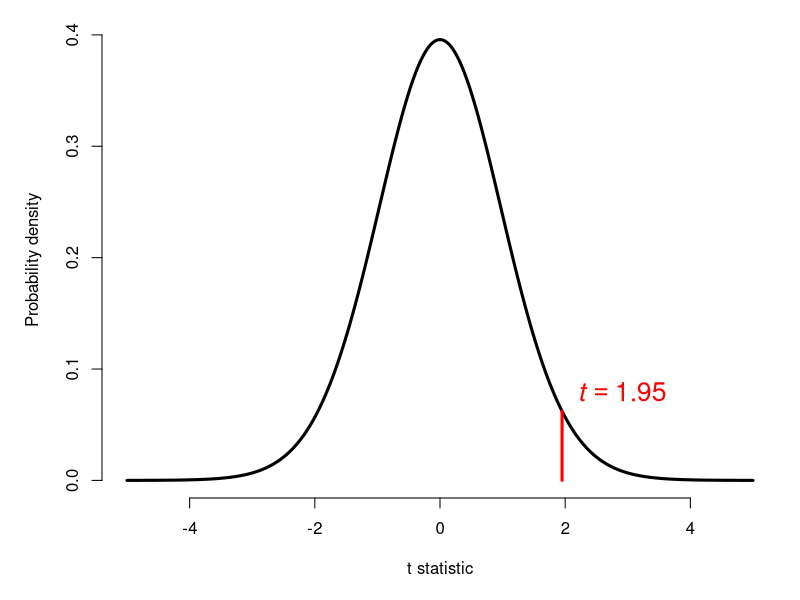
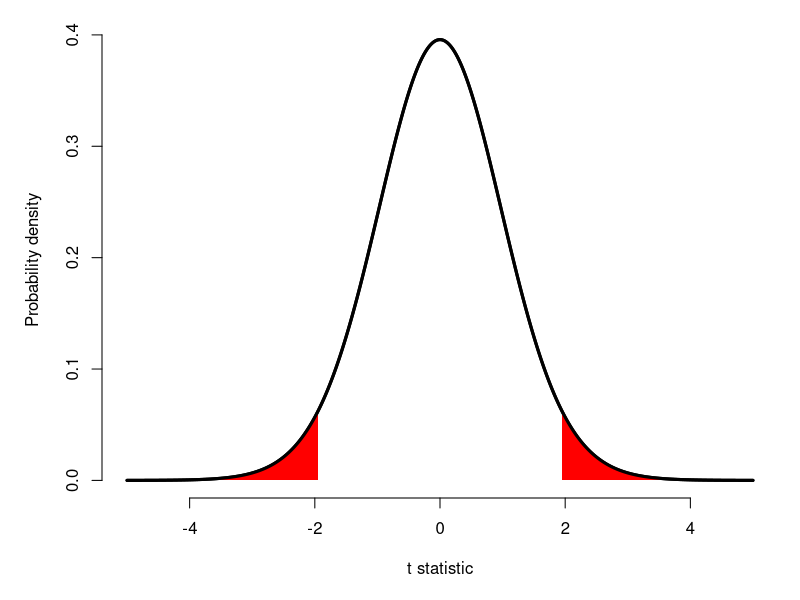

Reproduce these figures in R, in order.
## ---- chunk 1
# simulate some values with nominal mean 5 and sd 3
set.seed(123)
a <- rnorm(20, 5, 3)

# 1 sample 1 tailed t-test
# Example 1: Is the underlying mean <= 0?
t.test(a, alternative="greater")
## ---- chunk 2
# Example 2: Is the underlying mean <= 4?
t.test(a, alternative="greater", mu=4)
## ---- chunk 3
# Example 3: Is the underlying mean >= 5.5?
t.test(a, alternative="less", mu=5.5)
## ---- chunk 4
# simulate data
set.seed(123)
a <- rnorm(20, 3, 1)

# 1 sample 2-tailed t-test:
## Example 1: mu = 0 (default)
t.test(a)
## ---- chunk 5
# simulate data
set.seed(123)
a <- rnorm(20, 3, 1)

# 1 sample 2-tailed t-test:
## Example 2: mu = 5
t.test(a, mu=5)
## ---- chunk 6
#| echo: false
#| fig.width: 8
#| fig.height: 6
x <- seq(-5, 5, by=0.01)
y <- dt(x, 31.2)
par(mar=c(5.1, 5.1, 1.1, 1.1), bty="n")
plot(x,y, type="l", lwd=3,
     ylab="Probability density", xlab="t statistic")
segments(1.95, 0, 1.95, dt(1.95, 31.2), lwd=3, col="red")
text(2.2, 0.08, expression(italic(t)==1.95), adj=0, col="red", cex=1.6)
## ---- chunk 7
#| echo: false
#| fig.width: 8
#| fig.height: 6

x1 <- seq(-5, -1.95, length=200)
x2 <- seq(1.95, 5, length=200)
y1 <- dt(x1, 31.2)
y2 <- dt(x2, 31.2)
y0 <- rep(0, 200)

par(mar=c(5.1, 5.1, 1.1, 1.1), bty="n")
plot(x,y, type="l", lwd=3,
     ylab="Probability density", xlab="t statistic")
polygon(x=c(x1, rev(x1)), y=c(y1, y0), border=NA, col="red")
polygon(x=c(x2, rev(x2)), y=c(y2, y0), border=NA, col="red")
points(x,y, type="l", lwd=3)
## ---- chunk 8
# simulate data
set.seed(42)
a <- rnorm(100, 5, 2)
b <- rnorm(100, 3, 2)

# example 1: difference in means
t.test(a,b)
## ---- chunk 9
# pull some data from example dataset iris
# i.e., make a new data frame with only 2 groups
dx <- iris[which(iris$Species %in% c("setosa", "versicolor")),]

# perform the test.
t.test(Petal.Length~Species, data=dx)

## ---- chunk 10
# simulate data
set.seed(42)
a <- rnorm(100, 5, 1)
b <- rnorm(100, 5, 1)

# let target tolerance = 1
# note that total tolerance range is 1, so
# amount for both one-sided tests is 1/2==0.5
D <- 0.5

# test 1: is difference >-D?
t.test(a, b, alternative = "greater", mu=-D)
## ---- chunk 11
# test 2: is difference <D?
t.test(a, b, alternative = "less", mu=D)
